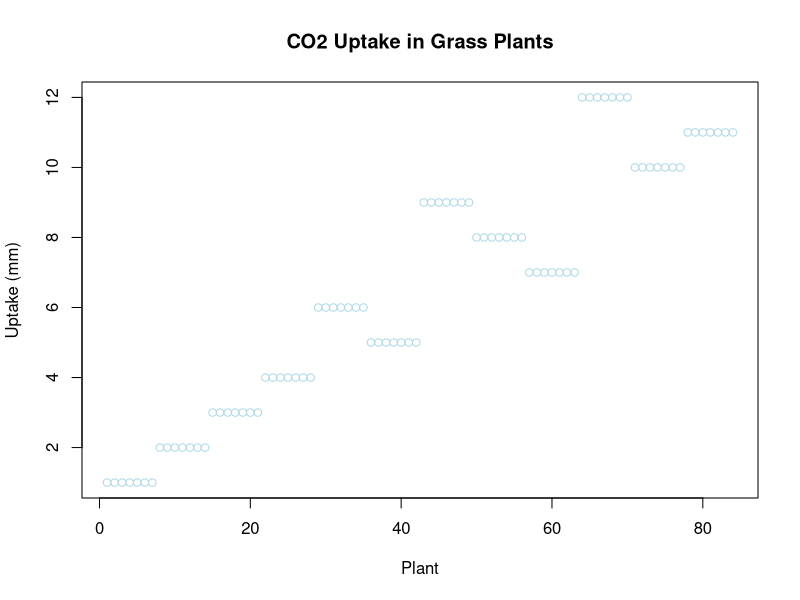

R code for this plot: (Note: this script raises an error after producing the figure.)
# 1. Write the line of code that gives you R help on
#C02 Data frame
?CO2

#Displays first six row of the data
head(CO2)

#Using a plot function to generate a box plot
plot(CO2$Plant,
    CO2$Uptake,
    col = "lightblue",
    main = "CO2 Uptake in Grass Plants",
    xlab = "Plant",
    ylab = "Uptake (mm)")

#Write the line of code that changes the default graphic
# parameters so that plots are grouped in 1 row and 2 columns.
par(mfrow = c(1,2))

#Write the lines of code that use the hist function with
# the CO2 data frame to generate the histograms
# illustrated below.
hist(CO2$Uptake[C02$Plant == 1],
    breaks = 5,
    main = "CO2 Uptake for Quebec",
    xlab = "",
    col="red")
hist(CO2$Uptake[CO2$Plant == 2],
    breaks = 5,
    main = "CO2 Uptake for Mississippi",
    xlab = "",
    col="darkgreen")

#Write the line of code that restores the default
# graphic parameters so that plots are no longer grouped
# in 1 row and 2 columns.
par(mfrow = c(1,2))


summary(CO2$Uptake[CO2$Plant == 1])


require(psych)


describe(CO2$Uptake[CO2$Plant == 1])


